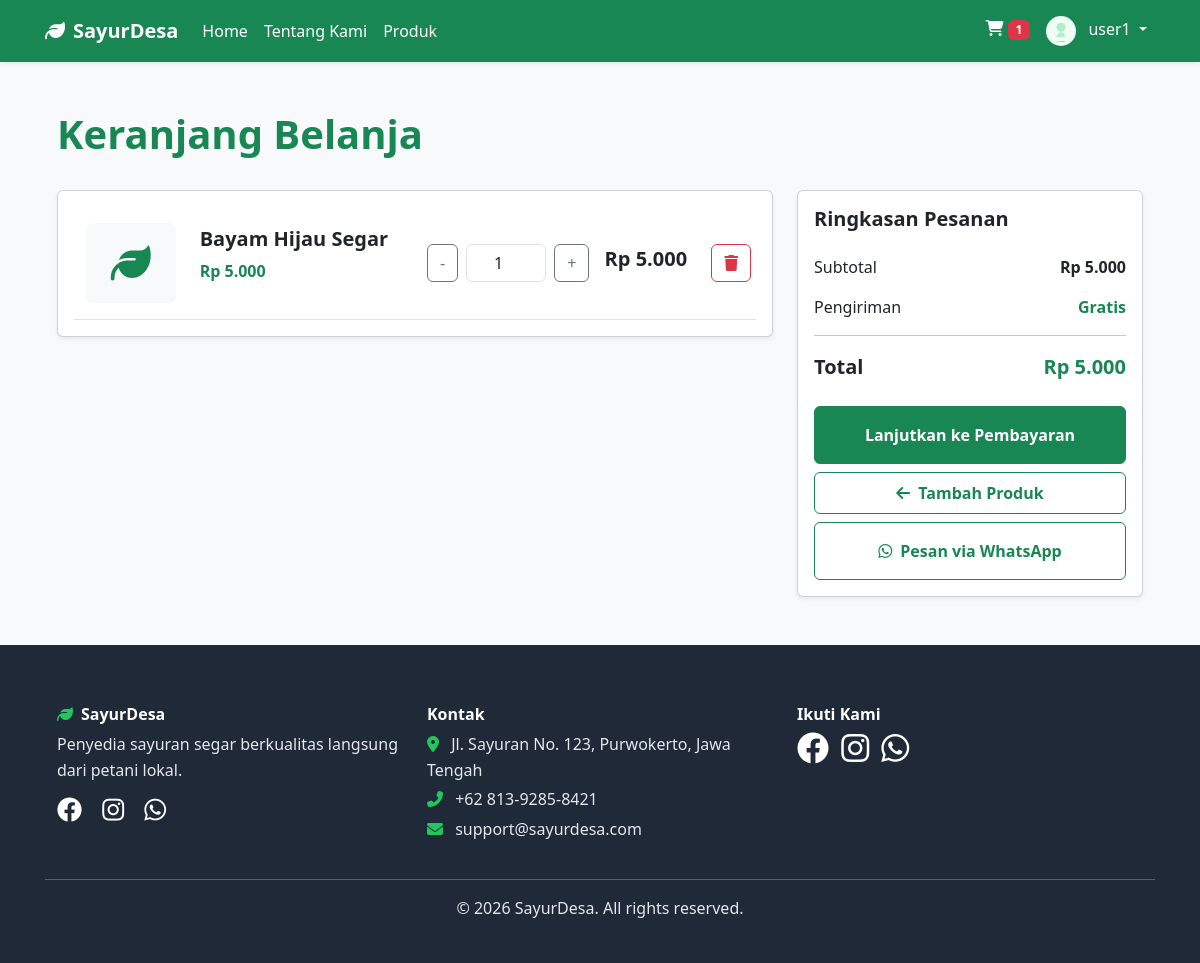
Screenshot of /cart.php (signed in) with the database file from the repository.
### tables this page shows
CREATE TABLE `carts` (
  `id` int(11) NOT NULL,
  `user_id` int(11) NOT NULL,
  `created_at` timestamp NOT NULL DEFAULT current_timestamp()
);

CREATE TABLE `cart_items` (
  `id` int(11) NOT NULL,
  `cart_id` int(11) NOT NULL,
  `product_id` int(11) NOT NULL,
  `quantity` int(11) NOT NULL DEFAULT 1
);

CREATE TABLE `products` (
  `id` int(11) NOT NULL,
  `category_id` int(11) DEFAULT NULL,
  `name` varchar(100) NOT NULL,
  `description` text DEFAULT NULL,
  `price` decimal(10,2) NOT NULL,
  `stock` int(11) NOT NULL,
  `image` varchar(255) DEFAULT NULL,
  `harvest_date` date DEFAULT NULL,
  `vitamin` varchar(100) DEFAULT NULL,
  `iron` decimal(5,2) DEFAULT NULL,
  `health_benefits` text DEFAULT NULL,
  `carbon_saving` decimal(10,2) DEFAULT NULL,
  `is_active` tinyint(1) DEFAULT 1,
  `created_at` timestamp NOT NULL DEFAULT current_timestamp()
);

### config/config.php (called while the page is built, shortened)
<?php
$host = 'localhost';
$dbname = 'sayurdesa';
$username = 'root';
$password = '';
try {
    $pdo = new PDO("mysql:host=$host;dbname=$dbname;charset=utf8", $username, $password);
    $pdo->setAttribute(PDO::ATTR_ERRMODE, PDO::ERRMODE_EXCEPTION);
    $pdo->setAttribute(PDO::ATTR_DEFAULT_FETCH_MODE, PDO::FETCH_ASSOC);
} catch(PDOException $e) {
    die("Database connection failed: " . $e->getMessage());
}
function is_logged_in() {
    return isset($_SESSION['user_id']);
}
function is_admin() {
    return isset($_SESSION['role']) && ($_SESSION['role'] === 'admin' || $_SESSION['role'] === 'super_admin');
}
function format_currency($amount) {
    return 'Rp ' . number_format($amount, 0, ',', '.');
}
function get_cart_count() {
    global $pdo;
    $stmt = $pdo->prepare("SELECT id FROM carts WHERE user_id = ? LIMIT 1");
    $stmt->execute([$_SESSION['user_id']]);
    $cart = $stmt->fetch();
    $stmt = $pdo->prepare("SELECT SUM(quantity) as total FROM cart_items WHERE cart_id = ?");
    $stmt->execute([$cart['id']]);
    $result = $stmt->fetch();
    return $result['total'] ?? 0;
}
?>

### cart.php (the view, shortened to what this page needs)
<?php
require_once 'config/config.php';
$user_id = $_SESSION['user_id'];
$stmt = $pdo->prepare("SELECT ci.id, ci.quantity, p.id as product_id, p.name, p.price, p.stock FROM cart_items ci JOIN carts c ON ci.cart_id = c.id JOIN products p ON ci.product_id = p.id WHERE c.user_id = ?");
$stmt->execute([$user_id]);
$cart_items = $stmt->fetchAll();
$total = 0;
foreach ($cart_items as $item) {
    $total += $item['price'] * $item['quantity'];
}
?>
<!DOCTYPE html>
<html lang="id">
<head>
    <link href="https://cdn.jsdelivr.net/npm/bootstrap@5.3.0/dist/css/bootstrap.min.css" rel="stylesheet">
    <link rel="stylesheet" href="assets/css/style.css">
    <link rel="stylesheet" href="https://cdnjs.cloudflare.com/ajax/libs/font-awesome/6.4.0/css/all.min.css">
</head>
<body class="bg-light">
    <nav class="navbar navbar-expand-lg navbar-success bg-success shadow-sm">
        <div class="container">
            <a class="navbar-brand text-white fw-bold" href="index.php">
                <i class="fas fa-leaf me-2"></i>SayurDesa
            </a>
            <div class="collapse navbar-collapse" id="navbarNav">
                <ul class="navbar-nav me-auto">
                    <li class="nav-item">
                        <a class="nav-link text-white" href="index.php">Home</a>
                    </li>
                    <li class="nav-item">
                        <a class="nav-link text-white" href="about.php">Tentang Kami</a>
                    </li>
                    <li class="nav-item">
                        <a class="nav-link text-white" href="products.php">Produk</a>
                    </li>
                </ul>
                <ul class="navbar-nav">
                    <li class="nav-item">
                        <a class="nav-link text-white active" href="cart.php">
                            <i class="fas fa-shopping-cart"></i>
                            <span class="badge bg-danger"><?php echo get_cart_count(); ?></span>
                        </a>
                    </li>
                    <li class="nav-item dropdown">
                        <a class="nav-link text-white dropdown-toggle" href="#" id="navbarDropdown" role="button" data-bs-toggle="dropdown">
                            <?php
                            $nav_profile_img = 'assets/images/products/no-image.svg';
                            ?>
                            <img src="<?php echo htmlspecialchars($nav_profile_img); ?>" alt="Profile" class="rounded-circle border-2 border-white" style="width: 30px; height: 30px; object-fit: cover; margin-right: 8px;">
                            <?php echo $_SESSION['name']; ?>
                        </a>
                    </li>
                </ul>
            </div>
        </div>
    </nav>
    <div class="container py-5">
        <div class="row">
            <div class="col-md-12 mb-4">
                <h1 class="fw-bold text-success">Keranjang Belanja</h1>
            </div>
        </div>
        <div class="row">
            <div class="col-md-8">
                <?php if (count($cart_items) > 0): ?>
                    <div class="card shadow-sm">
                        <div class="card-body">
                            <?php foreach ($cart_items as $item): ?>
                                <div class="row align-items-center py-3 border-bottom">
                                    <div class="col-md-2">
                                        <div class="bg-light d-flex align-items-center justify-content-center rounded" style="height: 80px;">
                                            <i class="fas fa-leaf text-success" style="font-size: 40px;"></i>
                                        </div>
                                    </div>
                                    <div class="col-md-4">
                                        <h5 class="fw-bold"><?php echo htmlspecialchars($item['name']); ?></h5>
                                        <p class="text-success fw-bold"><?php echo format_currency($item['price']); ?></p>
                                    </div>
                                    <div class="col-md-3">
                                        <form method="POST" class="d-flex">
                                            <button type="submit" name="update" class="btn btn-outline-secondary" onclick="this.form.quantity.value = Math.max(1, this.form.quantity.value - 1);">-</button>
                                            <input type="number" name="quantity" class="form-control text-center mx-2" value="<?php echo $item['quantity']; ?>" min="1" max="<?php echo $item['stock']; ?>" style="width: 80px;" onchange="this.form.submit();">
                                            <button type="submit" name="update" class="btn btn-outline-secondary" onclick="this.form.quantity.value = Math.min(<?php echo $item['stock']; ?>, parseInt(this.form.quantity.value) + 1);">+</button>
                                        </form>
                                    </div>
                                    <div class="col-md-2 text-end">
                                        <h5 class="fw-bold"><?php echo format_currency($item['price'] * $item['quantity']); ?></h5>
                                    </div>
                                    <div class="col-md-1 text-end">
                                        <form method="POST">
                                            <button type="submit" name="remove" class="btn btn-outline-danger"><i class="fas fa-trash"></i></button>
                                        </form>
                                    </div>
                                </div>
                            <?php endforeach; ?>
                        </div>
                    </div>
                <?php endif; ?>
            </div>
            <?php if (count($cart_items) > 0): ?>
                <div class="col-md-4">
                    <div class="card shadow-sm">
                        <div class="card-body">
                            <h5 class="fw-bold mb-4">Ringkasan Pesanan</h5>
                            <div class="d-flex justify-content-between mb-3">
                                <span>Subtotal</span>
                                <span class="fw-bold"><?php echo format_currency($total); ?></span>
                            </div>
                            <div class="d-flex justify-content-between mb-3">
                                <span>Pengiriman</span>
                                <span class="fw-bold text-success">Gratis</span>
                            </div>
                            <hr>
                            <div class="d-flex justify-content-between mb-4">
                                <span class="fw-bold fs-5">Total</span>
                                <span class="fw-bold fs-5 text-success"><?php echo format_currency($total); ?></span>
                            </div>
                            <a href="checkout.php" class="btn btn-success w-100 py-3 fw-bold">Lanjutkan ke Pembayaran</a>
                            <a href="products.php" class="btn btn-outline-success w-100 py-2 mt-2 fw-bold"><i class="fas fa-arrow-left me-2"></i>Tambah Produk</a>
                            <button type="button" class="btn btn-outline-success w-100 py-3 mt-2 fw-bold" data-bs-toggle="modal" data-bs-target="#whatsappOrderModal"><i class="fab fa-whatsapp me-2"></i>Pesan via WhatsApp</button>
                        </div>
                    </div>
                </div>
            <?php endif; ?>
        </div>
    </div>
    <footer class="footer">
        <div class="container">
            <div class="row g-4">
                <div class="col-md-4">
                    <h6 class="fw-bold"><i class="fas fa-leaf text-success me-2"></i>SayurDesa</h6>
                    <p>Penyedia sayuran segar berkualitas langsung dari petani lokal.</p>
                    <div class="social-links-footer">
                        <a href="#"><i class="fab fa-facebook fa-lg"></i></a>
                        <a href="#"><i class="fab fa-instagram fa-lg"></i></a>
                        <a href="#"><i class="fab fa-whatsapp fa-lg"></i></a>
                    </div>
                </div>
                <div class="col-md-4">
                    <h6 class="fw-bold">Kontak</h6>
                    <p class="mb-1"><i class="fas fa-map-marker-alt me-2 text-success"></i> Jl. Sayuran No. 123, Purwokerto, Jawa Tengah</p>
                    <p class="mb-1"><i class="fas fa-phone-alt me-2 text-success"></i> <a href="https://wa.me/6281392858421" target="_blank" class="text-decoration-none hover-text-success">+62 813-9285-8421</a></p>
                    <p><i class="fas fa-envelope me-2 text-success"></i> support@sayurdesa.com</p>
                </div>
                <div class="col-md-4">
                    <h6 class="fw-bold">Ikuti Kami</h6>
                    <a href="#" class="me-2"><i class="fab fa-facebook fa-2x"></i></a>
                    <a href="#" class="me-2"><i class="fab fa-instagram fa-2x"></i></a>
                    <a href="#"><i class="fab fa-whatsapp fa-2x"></i></a>
                </div>
            </div>
            <hr class="bg-secondary mt-4 mb-3">
            <div class="text-center">
                <p>&copy; 2026 SayurDesa. All rights reserved.</p>
            </div>
        </div>
    </footer>
</body>
</html>

### assets/css/style.css (style rules this page uses)
:root { --primary-color: #22c55e; --primary-dark: #16a34a; --primary-darker: #15803d; --secondary-color: #fbbf24; --secondary-dark: #f59e0b; --success-color: #22c55e; --warning-color: #fbbf24; --danger-color: #ef4444; --info-color: #3b82f6; --text-dark: #1f2937; --text-muted: #6b7280; --bg-light: #f0fdf4; }
* { margin: 0; padding: 0; box-sizing: border-box; }
html, body { width: 100%; max-width: 100vw; overflow-x: hidden; }
body { font-family: 'Segoe UI', Tahoma, Geneva, Verdana, sans-serif; color: var(--text-dark); }
.row { margin-left: 0; margin-right: 0; }
.container, .container-fluid { padding-left: 15px; padding-right: 15px; }
.footer { padding: 60px 0 30px; background: #1f2937; }
.footer * { color: #ffffff; }
.footer h6 { font-size: 1rem; font-weight: 500; }
.footer p { color: #e5e7eb !important; line-height: 1.6; margin-bottom: 0.75rem; }
.footer a { color: #e5e7eb !important; text-decoration: none; transition: all 0.3s ease; }
.footer i.text-success, .footer .text-success { color: #22c55e !important; }
.social-links-footer a { font-size: 1.25rem; margin-right: 1rem; display: inline-block; }
.footer .row.g-4 { row-gap: 2.5rem; }

### rows the page displays
carts: id "1"
cart_items: product.name "Bayam Hijau Segar", product.price "Rp 5.000", quantity "1", format_currency($item['price'] * $item['quantity']) "Rp 5.000"

### other values shown
$_SESSION['name'] "user1"
format_currency($total) "Rp 5.000"
